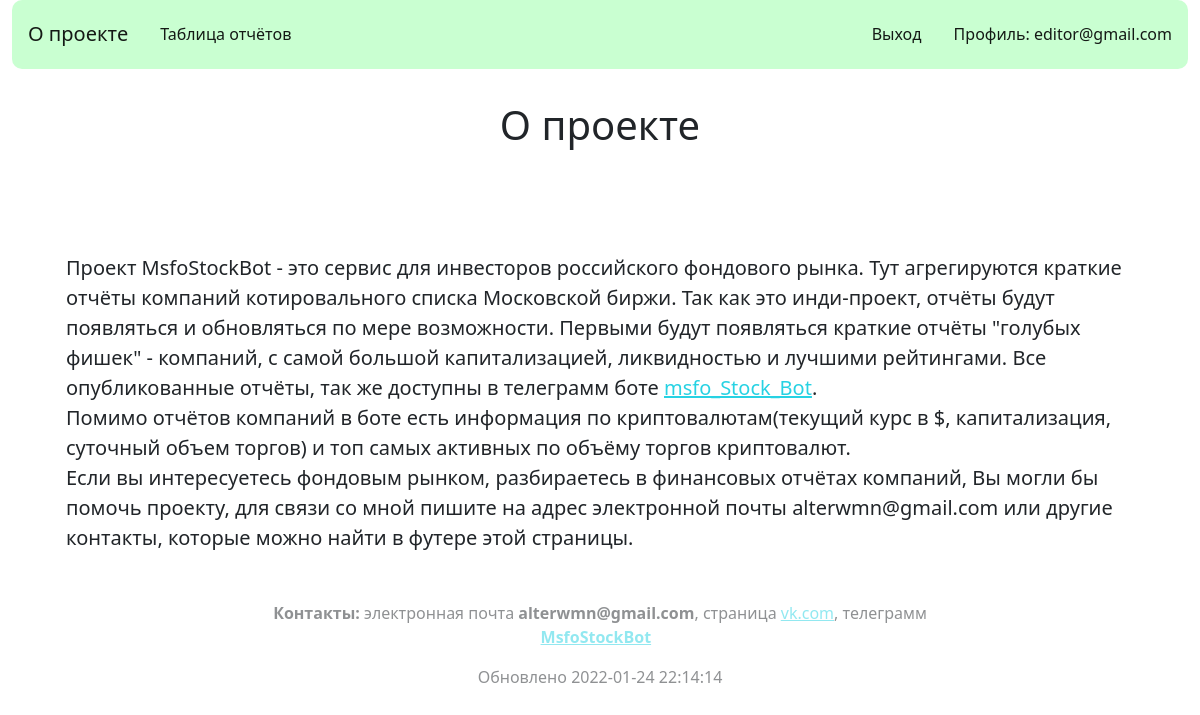
The app's page / (signed in) with its own data.
### models.py (models this page shows, shortened)
class User(data_base.Model, UserMixin):
    id = data_base.Column(data_base.Integer(), primary_key=True)
    email = data_base.Column(data_base.String(100), unique=True)
    password = data_base.Column(data_base.String(255))
    last_name = data_base.Column(data_base.String(50))
    first_name = data_base.Column(data_base.String(50))
    middle_name = data_base.Column(data_base.String(50))
    gender = data_base.Column(data_base.String(100))
    birthdate = data_base.Column(data_base.Date())
    updated = data_base.Column(data_base.DateTime, default=datetime.utcnow()+timedelta(hours=3))
    confirmed_at = data_base.Column(data_base.DateTime())
    active = data_base.Column(data_base.Boolean())
    fs_uniquifier = data_base.Column(data_base.String(64), unique=True)
    roles = data_base.relationship('Role', secondary=roles_users, backref=data_base.backref('users', lazy='dynamic'))

class AboutProject(data_base.Model):
    id = data_base.Column(data_base.Integer(), primary_key=True)
    title = data_base.Column(data_base.String(255))
    body = data_base.Column(data_base.Text)
    updated = data_base.Column(data_base.DateTime, default=datetime.utcnow()+timedelta(hours=3))
    contact_us = data_base.Column(data_base.Text)

### view.py (the view)
@app.route('/')
def index():
    about = AboutProject.query.first_or_404()
    return render_template('index.html', about=about)

### templates/index.html (shortened to what this page needs)
{% extends 'base.html' %}
{% from "security/_macros.html" import render_field_with_errors, render_field %}
{% block content_title %}
    <h1>
        {{ about.title|safe }}
    </h1>
{% endblock %}
{% block content %}
    <div class="lead text-left lh-base p-4">
        {{ about.body|safe }}
    </div>
{% endblock %}
{% block footer %}
<div class="conteiner text-center mx-auto">
    {{ about.contact_us|safe }}
    Обновлено {{ about.updated|safe }}
</div>
{% endblock %}

### templates/base.html (shortened to what this page needs)
<!DOCTYPE html>
<html lang="ru">
<head>
    <link rel="stylesheet" href="{{ url_for('static', filename='bootstrap/css/bootstrap.min.css') }}">
    <link rel="stylesheet" href="{{ url_for('static', filename='/css/style.css') }}">
</head>
<body>
<div class="container-fluid">
    <nav class="navbar navbar-expand-sm navbar navbar-light">
        <a class="navbar-brand" href="{{ url_for('index') }}">О проекте</a>
        <div class="collapse navbar-collapse" id="navbarSupportedContent">
            <ul class="navbar-nav me-auto mb-2 mb-lg-0">
                <li class="nav-item">
                    <a class="nav-link active" aria-current="page" href="{{ url_for('msfo_records.index') }}">Таблица отчётов</a>
                </li>
            </ul>
            <ul class="navbar-nav mb-2 mb-lg-0 justify-content-end">
                {% if current_user.is_authenticated %}
                <li class="nav-item">
                    <a class="nav-link active" href="/logout">Выход</a>
                </li>
                {% endif %}
                {% if current_user.is_authenticated and request.url_rule.endpoint != "user_profile.index"  %}
                <li class="nav-item">
                    <a class="nav-link active" href="{{ url_for('user_profile.index') }}">Профиль: {{ current_user.email }}</a>
                </li>
                {% endif %}
            </ul>
        </div>
    </nav>
</div>
<div class="text-center lh-base p-4">
    <h2>
        {% block content_title %}
        {% endblock %}
    </h2>
<br>
<br>
</div>
<div class="container">
    {% block content %}
    {% endblock %}
</div>
</body>
</html>
<footer class="conteiner col-8 mx-auto opacity-50 p-4">
{% block footer %}
{% endblock %}
</footer>

### static/css/style.css (style rules this page uses)
.navbar-light { border-radius: 10px; background-color: #7fff926b; padding-top: 0.9rem; padding-bottom: 0.9rem; }
.navbar-brand { margin-left: 1rem; }
.nav-item { margin-right: 0.5rem; margin-left: 0.5rem; }
a { color:#27d2e3 }

### records on screen
User: email "editor@gmail.com"
AboutProject: title "О проекте", body "Проект MsfoStockBot - это сервис для инвесторов российского фондового рынка. Тут агрегируются краткие отчёты компаний котировального списка Московской биржи. Так как это инди-проект, отчёты будут появляться и обновляться по мере возможности. Первыми будут появляться краткие отчёты \"голубых фишек\" - компаний, с самой большой капитализацией, ликвидностью и лучшими рейтингами. Все опубликованные отчёты, так же доступны в телеграмм боте msfo_Stock_Bot . Помимо отчётов компаний в боте есть информация по криптовалютам(текущий курс в $, капитализация, суточный объем торгов) и топ самых активных по объёму торгов криптовалют. Если вы интересуетесь фондовым рынком, разбираетесь в финансовых отчётах…", contact_us "Контакты: электронная почта alterwmn@gmail.com , страница vk.com , телеграмм MsfoStockBot", updated "2022-01-24 22:14:14"
